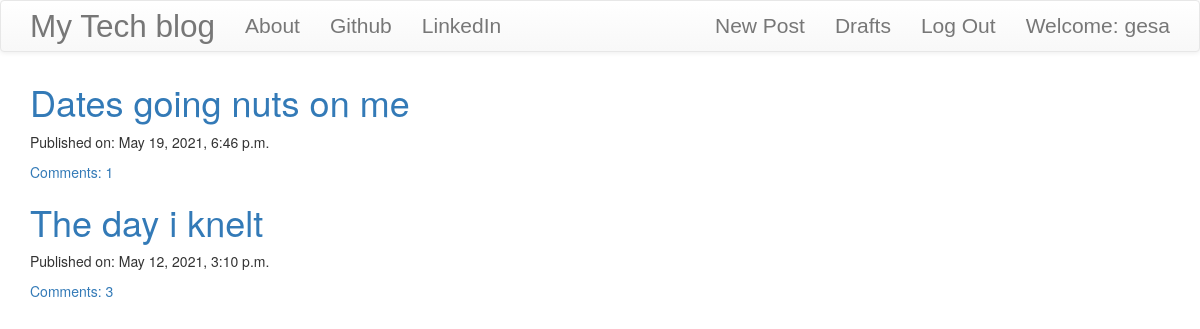
Screenshot of / (signed in) with the database file from the repository.
### blog/models.py (models this page shows, shortened)
class Post(models.Model):
    author = models.ForeignKey('auth.User',on_delete=models.CASCADE)
    title = models.CharField(max_length=200)
    text = models.TextField()
    created_date = models.DateTimeField(default=timezone.now)
    published_date = models.DateTimeField(blank=True,null=True)

### blog/views.py (the view)
# urls.py: url(r'^$',views.PostListView.as_view(),name='post_list'),
class PostListView(ListView):
    model= Post
    def get_queryset(self):
        return Post.objects.filter(published_date__lte=timezone.now()).order_by('-published_date')

### blog/templates/blog/post_list.html
{% extends "blog/base.html" %}
{% block content %}
<div class="centerstage">
  {% for post in post_list %}
    <div class="post">
      <h1> <a href="{% url 'post_detail' pk=post.pk %}">{{ post.title }}</a></h1>
      <div class="date">
        <p>Published on: {{ post.published_date }}</p>
      </div>
      <a href="{% url 'post_detail' pk=post.pk %}">Comments: {{ post.comments.count }}</a>
    </div>
  {% endfor %}
</div>
{% endblock %}

### blog/templates/blog/base.html (shortened to what this page needs)
<!DOCTYPE html>
{% load static %}
<html lang="en" dir="ltr">
    <head>
        <link rel="stylesheet" href="https://maxcdn.bootstrapcdn.com/bootstrap/3.3.7/css/bootstrap.min.css">
        <link rel="stylesheet" href="https://maxcdn.bootstrapcdn.com/bootstrap/3.3.7/css/bootstrap-theme.min.css">
        <link rel="stylesheet" href="//cdn.jsdelivr.net/npm/medium-editor@latest/dist/css/medium-editor.min.css" type="text/css" media="screen" charset="utf-8">
        <link rel="stylesheet" href="{% static 'css/blog.css'%}">
<body class='loader'>
  <nav class="navbar navbar-default techfont custom-navbar">
    <div class="container">
      <ul class="nav navbar-nav">
        <li><a class='navbar-brand bigbrand' href="{% url 'post_list' %}">My Tech blog</a></li>
        <li><a href="{% url 'about'%}">About</a></li>
        <li><a href="https://www.github.com/gescale">Github</a></li>
        <li><a href="https://www.linkedin.com">LinkedIn</a></li>
      </ul>
      <ul class="nav navbar-nav navbar-right">
        {% if user.is_authenticated %}
        <li>
          <a href="{% url 'post_new' %}">New Post</a>
        </li>
        <li>
          <a href="{% url 'post_draft' %}">Drafts</a>
        </li>
        <li>
          <a href="{% url 'logout' %}">Log Out</a>
        </li>
        <li>
          <a>Welcome: {{ user.username }}</a>
        </li>
          {% else %}
          <li><a class='nav navbar-right' href="{% url 'login' %}" ><span class="glyphicon glyphicon-user"></span></a></li>
        {% endif %}
      </ul>
  </div>
</nav>
        <div class="content container">
            <div class="row">
                <div class="col-md-8">
                  <div class="blog_posts">
                    {% block content %}
                    {% endblock %}
                  </div>
                </div>
            </div>
        </div>
</body>
</html>

### blog/static/css/blog.css (style rules this page uses)
.techfont { font-family: sans-serif; font-size: 1.5em; margin-bottom: 10px; }
.centerstage { margin-left: auto; margin-right: auto; }
.bigbrand { font-size: 1.5em; }
.loader { filter:hue-rotate(0deg); color: linear-gradient(45deg,#0f8,#08f); animation:hue 5000ms infinite linear; }

### rows the page displays
Post: title "Dates going nuts on me", published_date "May 19, 2021, 6:46 p.m.", comments.count "1"
Post: title "The day i knelt", published_date "May 12, 2021, 3:10 p.m.", comments.count "3"

### other values shown
{{ user.username }} "gesa"
